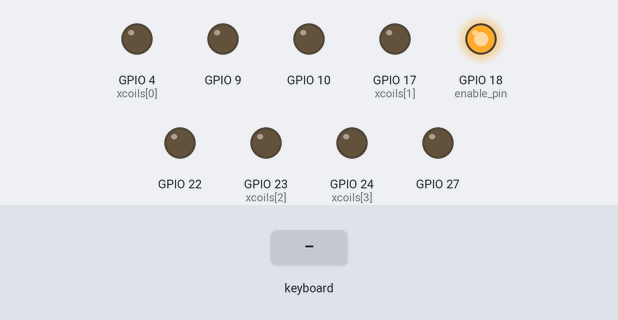
Bench run of a program on a simulated Raspberry Pi (BCM pin numbers). Shown: output pins drawn as LEDs (lit = HIGH). The test bench sets the inputs (shaded band). The full-screen text the program places in the terminal is not drawn; the clock reads 2024-03-15 10:24:30 at power-on unless the program sets it. At 1.3 s the program stops and its outputs stay as they are.

Above: at 1.2 s.
1.3 s: key "q" typed on the keyboard
At 2.0 s:
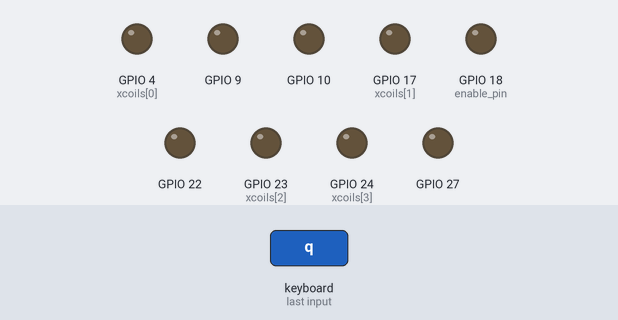
Timing chart, 0 to 2.8 s (numbered marks = the images above; inputs shaded):
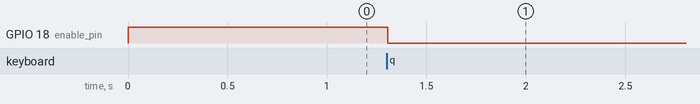

The program:

stepper_controller.py
```python
#!/usr/bin/python
import RPi.GPIO as GPIO
import time
import curses
import logging

GPIO.cleanup()
GPIO.setmode(GPIO.BCM)

enable_pin = 18

GPIO.setup(enable_pin, GPIO.OUT)
GPIO.output(enable_pin, 1)

xcoils = [4, 17, 23, 24]
for pin in xcoils:
    GPIO.setup(pin, GPIO.OUT)

# if you are using rev 1 raspberry use pin 21 instead of 27
ycoils = [27, 22, 10, 9]
for pin in ycoils:
    GPIO.setup(pin, GPIO.OUT)

sequence = [(1,0,1,0), (0,1,1,0), (0,1,0,1), (1,0,0,1)]
#sequence = [(1,1,0,0), (0,1,1,0), (0,0,1,1), (1,0,0,1)]
# sequence = [(1,0,0,0), (1,1,0,0), (0,1,0,0), (0,1,1,0), (0,0,1,0), (0,0,1,1), (0,0,0,1), (1,0,0,1)]

def forward(delay, steps):
    for i in range(0, steps):
        setStepX(sequence[x % 4], xcoils)

def backwards(delay, steps):
    for i in range(0, steps):
        setStepX(sequence[x % 4], xcoils)

def up(delay, steps):
    for i in range(0, steps):
        setStepY(sequence[y % 4], ycoils)

def down(delay, steps):
    for i in range(0, steps):
        setStepY(sequence[y % 4], ycoils)

def setStep(pulses, coils):
    counter = 0
    for pin in coils:
        GPIO.output(pin, pulses[counter])
        counter += 1

delay = int(5) / 1000.0
x = 0
y = 0
stdscr = curses.initscr()
curses.cbreak()
stdscr.keypad(1)

stdscr.addstr(0,10,"Hit 'q' to quit")
stdscr.refresh()

key = ''
stdscr.addstr(10, 2, "X-Position : ")
stdscr.addstr(11, 2, "Y-Position : ")
while key != ord('q'):
    stdscr.refresh()
    key = stdscr.getch()
    stdscr.addch(14, 10, key)
    if key == curses.KEY_LEFT:
        x += 1
        backwards(delay, 1)
    elif key == curses.KEY_RIGHT:
        x -= 1
        forward(delay, 1)
    elif key == curses.KEY_UP:
        y += 1
        up(delay, 1)
    elif key == curses.KEY_DOWN:
        y -= 1
        down(delay, 1)
    stdscr.addstr(10, 16, "%03d" % x)
    stdscr.addstr(11, 16, "%03d" % y)
    time.sleep(delay)
curses.endwin()
GPIO.cleanup()
```

Measured:
- after the input at 1.3 s, GPIO 18 (enable_pin): HIGH → LOW at once
